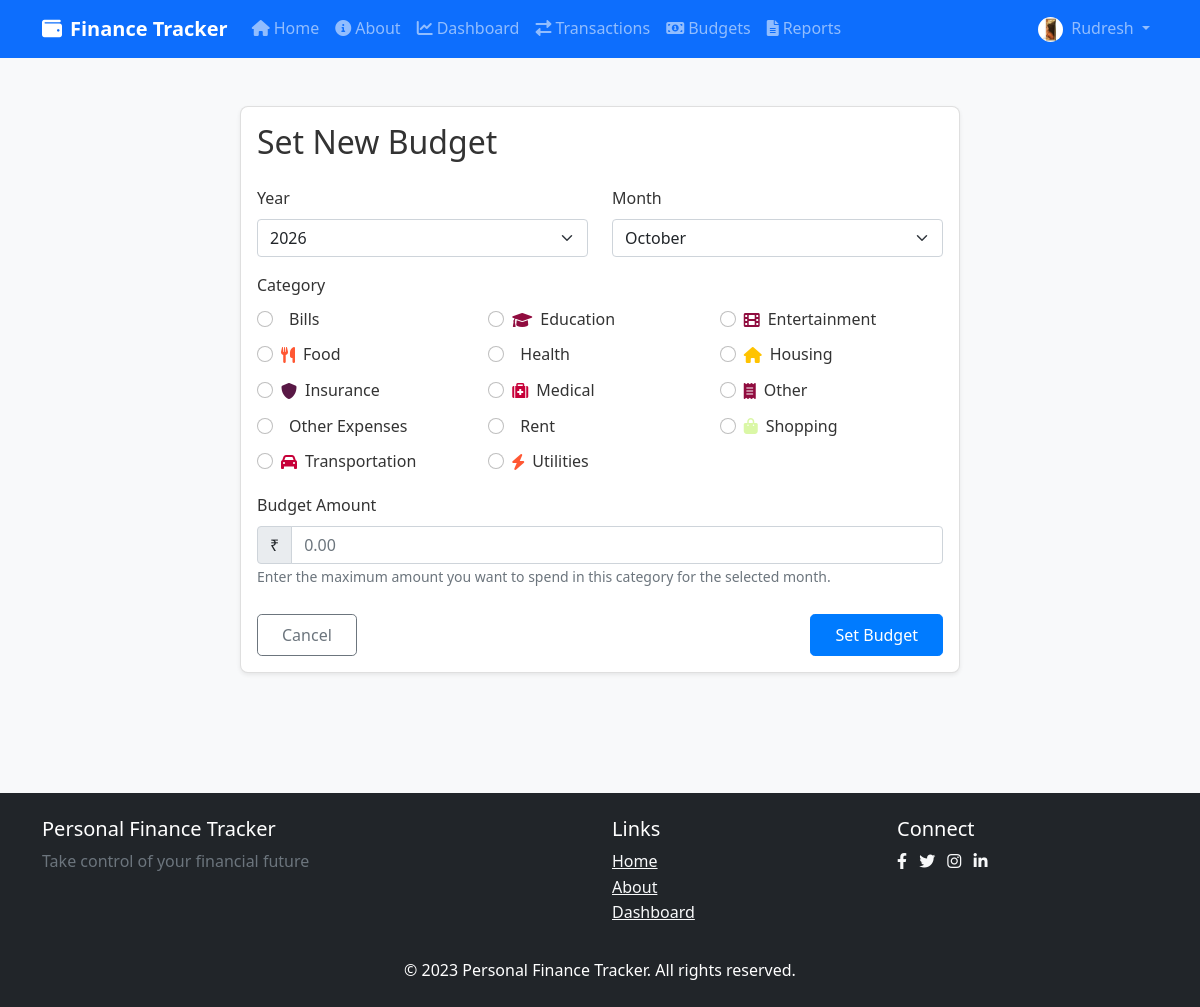
Page /budgets/set (signed in) on the committed database.
### app/models/user.py (models this page shows, shortened)
class User(db.Model, UserMixin):
    id = db.Column(db.Integer, primary_key=True)
    username = db.Column(db.String(20), unique=True, nullable=False)
    email = db.Column(db.String(120), unique=True, nullable=False)
    image_file = db.Column(db.String(20), nullable=False, default='default.jpg')
    password_hash = db.Column(db.String(60), nullable=False)
    created_at = db.Column(db.DateTime, nullable=False, default=datetime.utcnow)
    transactions = db.relationship('Transaction', backref='user', lazy=True)
    budgets = db.relationship('Budget', backref='user', lazy=True)
    @property
    def password(self):
        raise AttributeError('Password is not a readable attribute')

### app/models/category.py (models this page shows, shortened)
class Category(db.Model):
    id = db.Column(db.Integer, primary_key=True)
    name = db.Column(db.String(50), nullable=False, unique=True)
    type = db.Column(db.String(10), nullable=False)  # 'income' or 'expense'
    icon = db.Column(db.String(50), nullable=True)
    color = db.Column(db.String(20), nullable=True)
    transactions = db.relationship('Transaction', backref='category', lazy=True)
    budgets = db.relationship('Budget', backref='category', lazy=True)

### app/routes/budgets.py (the view, shortened to what this page needs)
@budgets.route('/budgets/set', methods=['GET', 'POST'])
@login_required
def set_budget():
    form = BudgetForm()
    expense_categories = Category.query.filter_by(type='expense').order_by(Category.name).all()
    form.category_id.choices = [(c.id, f"{c.name}") for c in expense_categories]
    budget_id = request.args.get('budget_id', type=int)
    budget = None
    if budget_id:
        budget = Budget.query.get_or_404(budget_id)
        if budget.user_id != current_user.id:
            flash('You do not have permission to edit this budget.', 'danger')
            return redirect(url_for('budgets.view_budgets'))
    if request.method == 'GET':
        if budget:
            form.year.data = budget.year
            form.month.data = budget.month
            form.category_id.data = budget.category_id
            form.amount.data = budget.amount
        else:
            now = datetime.now()
            form.year.data = request.args.get('year', now.year, type=int)
            form.month.data = request.args.get('month', now.month, type=int)
    return render_template('set_budget.html', title='Set Budget', form=form, budget=budget, categories=expense_categories)

### app/utils/forms.py
class BudgetForm(FlaskForm):
    amount = FloatField('Budget Amount', validators=[DataRequired()])
    year = SelectField('Year', coerce=int, validators=[DataRequired()])
    month = SelectField('Month', coerce=int, choices=[(1, 'January'), (2, 'February'), (3, 'March'), (4, 'April'),
                                                   (5, 'May'), (6, 'June'), (7, 'July'), (8, 'August'),
                                                   (9, 'September'), (10, 'October'), (11, 'November'), (12, 'December')],
                      validators=[DataRequired()])
    category_id = SelectField('Category', coerce=int, validators=[DataRequired()])
    submit = SubmitField('Set Budget')
    def __init__(self, *args, **kwargs):
        super(BudgetForm, self).__init__(*args, **kwargs)
        self.category_id.choices = [(c.id, c.name) for c in Category.query.filter_by(type='expense').order_by(Category.name).all()]
        current_year = datetime.utcnow().year
        self.year.choices = [(year, str(year)) for year in range(current_year, current_year + 6)]

### app/models/user.py (called while the page is built)
@login_manager.user_loader
def load_user(user_id):
    return User.query.get(int(user_id))

### app/templates/set_budget.html (shortened to what this page needs)
{% extends "layout.html" %}
{% block content %}
<div class="container py-4">
    <div class="row">
        <div class="col-lg-8 mx-auto">
            <div class="card shadow-sm">
                <div class="card-body">
                    <h2 class="mb-4">{% if request.args.get('budget_id') %}Edit{% else %}Set New{% endif %} Budget</h2>
                    <form method="POST" action="">
                        <div class="row mb-3">
                            <div class="col-md-6">
                                <div class="form-group">
                                    {{ form.year.label(class="form-label") }}
                                    {{ form.year(class="form-select") }}
                                </div>
                            </div>
                            <div class="col-md-6">
                                <div class="form-group">
                                    {{ form.month.label(class="form-label") }}
                                    {{ form.month(class="form-select") }}
                                </div>
                            </div>
                        </div>
                        <div class="form-group mb-3">
                            {{ form.category_id.label(class="form-label") }}
                            <div class="row g-2 mb-2">
                                {% for category in categories %}
                                <div class="col-6 col-md-4">
                                    <div class="form-check">
                                        <input class="form-check-input" type="radio" name="category_id" id="category{{ category.id }}"
                                            value="{{ category.id }}" {% if category.id == form.category_id.data %}checked{% endif %}>
                                        <label class="form-check-label d-flex align-items-center" for="category{{ category.id }}">
                                            <i class="fas fa-{{ category.icon }} me-2" style="color: {{ category.color }};"></i>
                                            {{ category.name }}
                                        </label>
                                    </div>
                                </div>
                                {% endfor %}
                            </div>
                        </div>
                        <div class="form-group mb-4">
                            {{ form.amount.label(class="form-label") }}
                            <div class="input-group">
                                <span class="input-group-text">₹</span>
                                {{ form.amount(class="form-control", placeholder="0.00") }}
                            </div>
                            <small class="form-text text-muted">Enter the maximum amount you want to spend in this category for the selected month.</small>
                        </div>
                        <div class="d-flex justify-content-between">
                            <a href="{{ url_for('budgets.view_budgets') }}" class="btn btn-outline-secondary">Cancel</a>
                            {{ form.submit(class="btn btn-primary") }}
                        </div>
                    </form>
                </div>
            </div>
        </div>
    </div>
</div>
{% endblock %}

### app/templates/layout.html (shortened to what this page needs)
<!DOCTYPE html>
<html lang="en">
<head>
    <link href="https://cdn.jsdelivr.net/npm/bootstrap@5.1.3/dist/css/bootstrap.min.css" rel="stylesheet">
    <link rel="stylesheet" href="https://cdnjs.cloudflare.com/ajax/libs/font-awesome/6.0.0-beta3/css/all.min.css">
    <link rel="stylesheet" href="{{ url_for('static', filename='css/main.css') }}">
</head>
<body>
    <header>
        <nav class="navbar navbar-expand-lg navbar-dark bg-primary">
            <div class="container">
                <a class="navbar-brand" href="{{ url_for('main.welcome') }}">
                    <i class="fas fa-wallet me-2"></i>Finance Tracker
                </a>
                <div class="collapse navbar-collapse" id="navbarNav">
                    <ul class="navbar-nav me-auto mb-2 mb-lg-0">
                        <li class="nav-item">
                            <a class="nav-link {% if request.endpoint == 'main.welcome' %}active{% endif %}" href="{{ url_for('main.welcome') }}">
                                <i class="fas fa-home me-1"></i>Home
                            </a>
                        </li>
                        <li class="nav-item">
                            <a class="nav-link {% if request.endpoint == 'main.about' %}active{% endif %}" href="{{ url_for('main.about') }}">
                                <i class="fas fa-info-circle me-1"></i>About
                            </a>
                        </li>
                        {% if current_user.is_authenticated %}
                            <li class="nav-item">
                                <a class="nav-link {% if request.endpoint == 'dashboard.home' %}active{% endif %}" href="{{ url_for('dashboard.home') }}">
                                    <i class="fas fa-chart-line me-1"></i>Dashboard
                                </a>
                            </li>
                            <li class="nav-item">
                                <a class="nav-link {% if request.endpoint == 'transactions.view_transactions' %}active{% endif %}" href="{{ url_for('transactions.view_transactions') }}">
                                    <i class="fas fa-exchange-alt me-1"></i>Transactions
                                </a>
                            </li>
                            <li class="nav-item">
                                <a class="nav-link {% if request.endpoint == 'budgets.view_budgets' %}active{% endif %}" href="{{ url_for('budgets.view_budgets') }}">
                                    <i class="fas fa-money-bill-alt me-1"></i>Budgets
                                </a>
                            </li>
                            <li class="nav-item">
                                <a class="nav-link {% if request.endpoint == 'reports.generate_report' %}active{% endif %}" href="{{ url_for('reports.generate_report') }}">
                                    <i class="fas fa-file-alt me-1"></i>Reports
                                </a>
                            </li>
                        {% endif %}
                    </ul>
                    <ul class="navbar-nav">
                        {% if current_user.is_authenticated %}
                            <li class="nav-item dropdown">
                                <a class="nav-link dropdown-toggle" href="#" id="userDropdown" role="button" data-bs-toggle="dropdown">
                                    <img src="{{ url_for('static', filename='profile_pics/' + current_user.image_file) }}" alt="Profile" class="rounded-circle me-1" style="width: 25px; height: 25px;">
                                    {{ current_user.username }}
                                </a>
                            </li>
                        {% endif %}
                    </ul>
                </div>
            </div>
        </nav>
    </header>
    <main class="container py-4">
        {% block content %}{% endblock %}
    </main>
    <footer class="bg-dark text-white py-4 mt-5">
        <div class="container">
            <div class="row">
                <div class="col-md-6">
                    <h5>Personal Finance Tracker</h5>
                    <p class="text-muted">Take control of your financial future</p>
                </div>
                <div class="col-md-3">
                    <h5>Links</h5>
                    <ul class="list-unstyled">
                        <li><a href="{{ url_for('main.welcome') }}" class="text-light">Home</a></li>
                        <li><a href="{{ url_for('main.about') }}" class="text-light">About</a></li>
                        {% if current_user.is_authenticated %}
                            <li><a href="{{ url_for('dashboard.home') }}" class="text-light">Dashboard</a></li>
                        {% else %}
                            <li><a href="{{ url_for('auth.login') }}" class="text-light">Login</a></li>
                        {% endif %}
                    </ul>
                </div>
                <div class="col-md-3">
                    <h5>Connect</h5>
                    <div class="social-links">
                        <a href="#" class="text-light me-2"><i class="fab fa-facebook-f"></i></a>
                        <a href="#" class="text-light me-2"><i class="fab fa-twitter"></i></a>
                        <a href="#" class="text-light me-2"><i class="fab fa-instagram"></i></a>
                        <a href="#" class="text-light"><i class="fab fa-linkedin-in"></i></a>
                    </div>
                </div>
            </div>
            <div class="row mt-3">
                <div class="col-12 text-center">
                    <p class="mb-0">&copy; 2023 Personal Finance Tracker. All rights reserved.</p>
                </div>
            </div>
        </div>
    </footer>
</body>
</html>

### app/static/css/main.css (style rules this page uses)
body { font-family: 'Segoe UI', Tahoma, Geneva, Verdana, sans-serif; line-height: 1.6; color: #333; background-color: #f8f9fa; }
.navbar-brand { font-weight: bold; }
.card { border-radius: 0.5rem; box-shadow: 0 0.125rem 0.25rem rgba(0, 0, 0, 0.075); transition: transform 0.2s, box-shadow 0.2s; margin-bottom: 1.5rem; }
.btn { border-radius: 0.3rem; padding: 0.5rem 1.5rem; }
.btn-primary { background-color: #007bff; border-color: #007bff; }
footer { margin-top: 3rem; }

### rows in the picture
User: image_file (picture), username "Rudresh"
Category: category_id "☐ Bills", name "Bills"
Category: category_id "☐ Education", name "Education"
Category: category_id "☐ Entertainment", name "Entertainment"
Category: category_id "☐ Food", name "Food"
Category: category_id "☐ Health", name "Health"
Category: category_id "☐ Housing", name "Housing"
Category: category_id "☐ Insurance", name "Insurance"
Category: category_id "☐ Medical", name "Medical"
Category: category_id "☐ Other", name "Other"
Category: category_id "☐ Other Expenses", name "Other Expenses"
Category: category_id "☐ Rent", name "Rent"
Category: category_id "☐ Shopping", name "Shopping"
Category: category_id "☐ Transportation", name "Transportation"
Category: category_id "☐ Utilities", name "Utilities"
